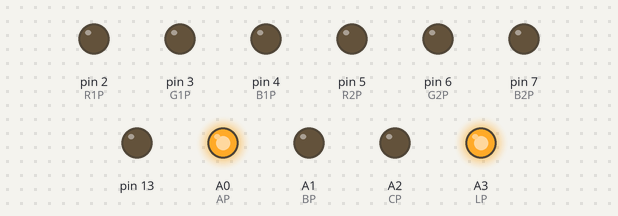
Bench run of a sketch on a simulated Arduino Uno, built with avr-gcc and run on an emulated ATmega328P. Shown: output pins drawn as LEDs (lit = HIGH). Pins used as bus, display or sensor lines are not drawn.

Above: at 0.1 s.
Timing chart, 0 to 1.6 s (numbered marks = the images above):
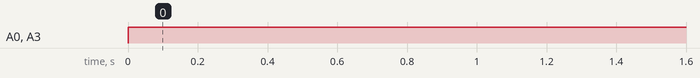

Measured:
- by itself, A0 (AP), A3 (LP): LOW → HIGH at 0.00 s

The sketch:

Scanning_RGB.ino
```cpp
int LP = A3;            // Latch Pin 8
int ClkP = 8;           // Clock Pin 12
int R1P = 2;          // R1 Pin 11
int B1P = 4;          // B1 Pin 10
int G1P = 3;           // G1 Pin  9
int R2P = 5;           // R2 Pin 7
int B2P = 7;           // B2 Pin 6
int G2P = 6;           // G2 Pin 5
int AP = A0;            // A Pin 2
int BP = A1;            // B Pin 3
int CP = A2;            // C Pin 4
int OEP = 9;          // OE Pin 14
int row = 0;

void setup() {

pinMode(LP, OUTPUT);
pinMode(ClkP, OUTPUT);
pinMode(R1P, OUTPUT);
pinMode(B1P, OUTPUT);
pinMode(G1P, OUTPUT);
pinMode(R2P, OUTPUT);
pinMode(B2P, OUTPUT);
pinMode(G2P, OUTPUT);
pinMode(AP,OUTPUT);
pinMode(BP,OUTPUT);
pinMode(CP,OUTPUT);
pinMode(OEP,OUTPUT);
pinMode(13,OUTPUT);
digitalWrite(AP, LOW);
digitalWrite(BP, LOW);
digitalWrite(CP, LOW);
digitalWrite(OEP, LOW);
digitalWrite(LP, LOW);
row=0;

}

void loop() {

digitalWrite(OEP, LOW);
digitalWrite(LP, HIGH);
digitalWrite(OEP, LOW);

row1(AP,BP, ClkP);
shiftOut1(R1P, ClkP);
shiftOut2(R1P, ClkP);
delay(1000);

}

void row1(uint8_t AP1, uint8_t BP1, uint8_t ClkP1){

  uint8_t i;

  for(i=0;i<64;i++){
    digitalWrite(AP1, 1);
    delay(100);
    digitalWrite(ClkP1, HIGH);
    digitalWrite(ClkP1, LOW);
    delay(100);
      for(i=0;i>64;++i){
        digitalWrite(AP1, 0);
        delay(100);
        digitalWrite(ClkP1, HIGH);
        digitalWrite(ClkP1, LOW);
        delay(100);
      }
  }
}

void shiftOut1(uint8_t R1P1, uint8_t ClkP1)
{
     uint8_t i;

        digitalWrite(R1P1, 1);
        delay(100);
        digitalWrite(ClkP1, HIGH);
        digitalWrite(ClkP1, LOW);
        delay(100);

}

void shiftOut2(uint8_t R1P1, uint8_t ClkP1)
{
     uint8_t i;

     for (i = 0; i < 64; i++)  {
          digitalWrite(R1P1, 0);
          delay(100);
          digitalWrite(ClkP1, HIGH);
          digitalWrite(ClkP1, LOW);
          delay(100);

     }
}
```
